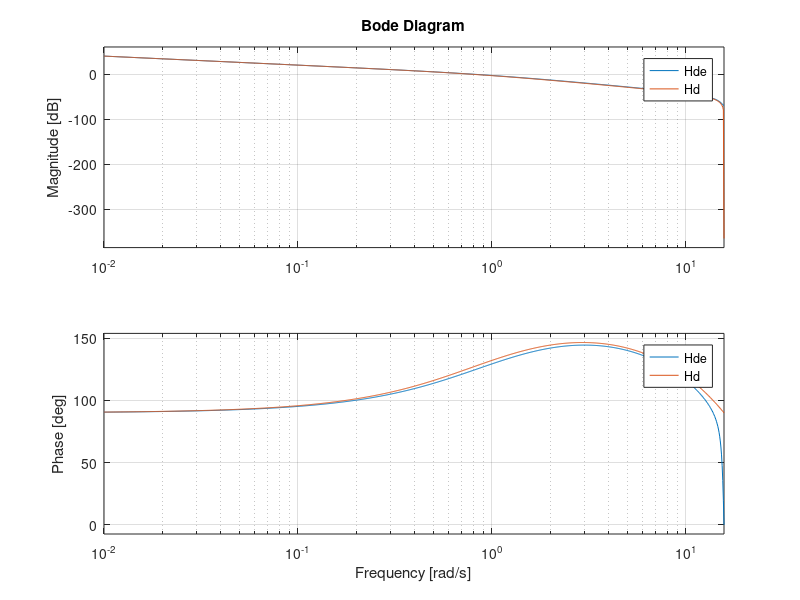
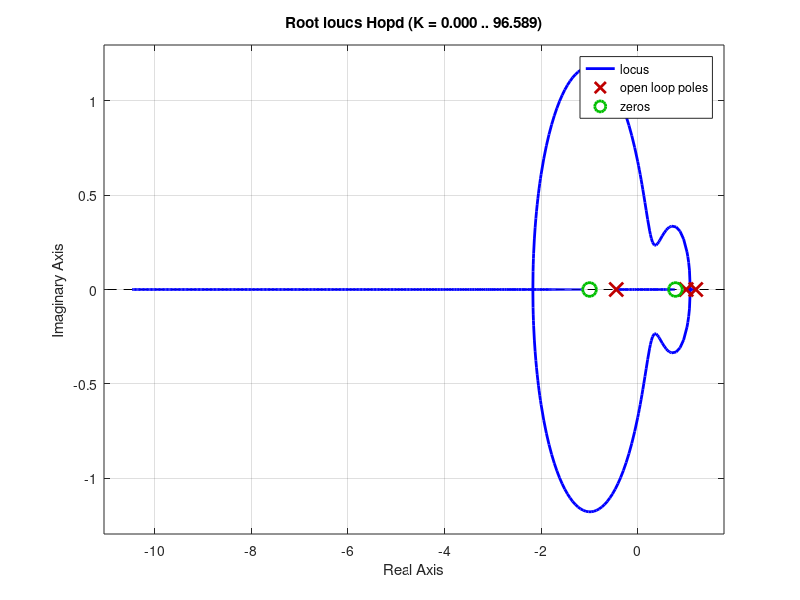
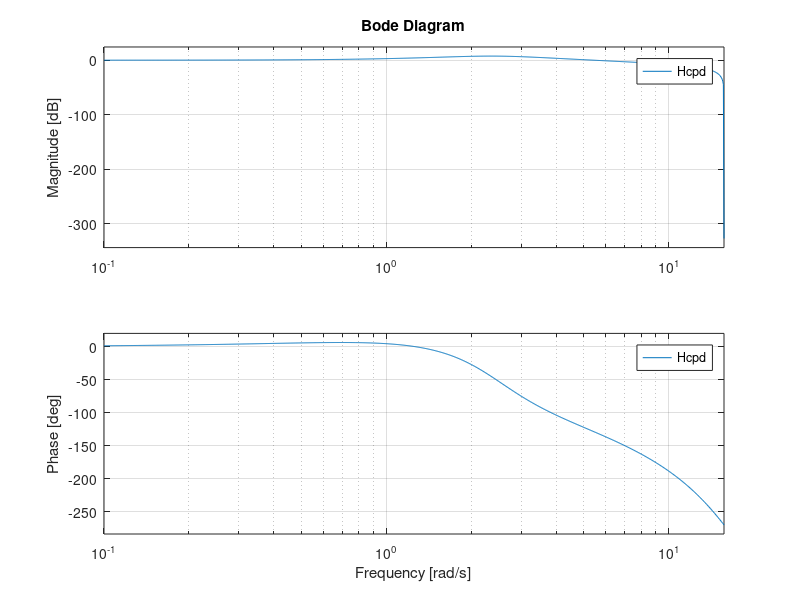

These charts were generated, in order, by the following MATLAB code: (Note: this script raises an error after producing the figures.)
%% Final exam
% 2nd order system, unstable normalized model of yaw dynamics of tanker

h = 0.2; % Sampling period
eh = exp(h);

% Cont time model
G = tf([1], [1, -1, 0])

% Discretized
Hc2d = c2d(G, h)

% Explicit discrete model
Hde = tf([-1+eh-h, 1-(1-h)*eh], [1, -1-eh, eh], h)

% Approximate model
Hd = tf([0.02, 0.02], [1, -2.2, 1.2], h)

figure(1)
bode(Hde, Hd)

%% PD control
N= 20;
Td = 0.762;
s = tf('s');
Fpd = 1 + Td*s/(1 + Td*s/N)
Fpdd = c2d(Fpd, h, 'tustin')

Hopd = Hd*Fpdd
figure(2)
rlocus(Hopd)  % K=4 seems reasonable

Hcpd = feedback(4*Hopd, 1);
figure(3)
bode(Hcpd)
bandwidth(Hcpd)

[mag,ph,w] = bode(Hcpd);

dlmwrite('final-bode-closed.dat', [w(:), mag2db(mag(:)), ph(:)], 'delimiter', ',')

%% State feedback
F = [2.2 -1.2;1 0];
G = [1;0];
C = [0.02, 0.02];
sys_d = ss(F,G,C,[], h)
L = [0.4, -0.38];
eig(F - G*L)

m0 = (1-1.8+0.82)/sum(C)

sys_cl = ss(F-G*L, m0*G, C, [], h);
figure(4)
bode(sys_cl)

[mag,ph,w] = bode(sys_cl);
dlmwrite('final-bode-statefb-closed.dat', [w(:), mag2db(mag(:)), ph(:)], 'delimiter', ',')

bandwidth(sys_cl)
